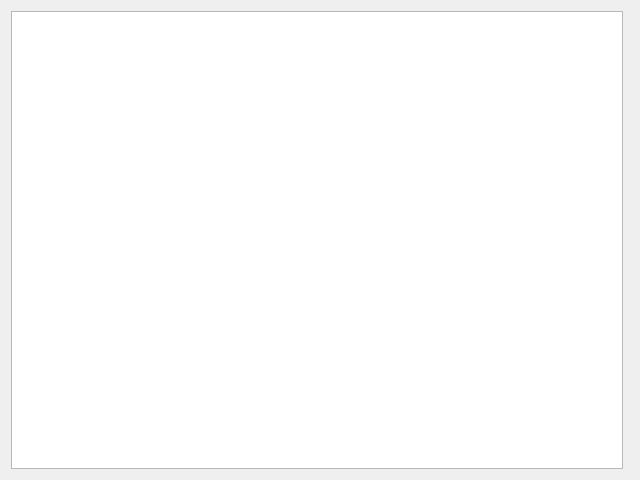
<?xml version="1.0" encoding="UTF-8"?>
<ui version="4.0">
 <class>SampleWidget</class>
 <widget class="QWidget" name="SampleWidget">
  <property name="geometry">
   <rect>
    <x>0</x>
    <y>0</y>
    <width>640</width>
    <height>480</height>
   </rect>
  </property>
  <property name="windowTitle">
   <string>Form</string>
  </property>
  <layout class="QHBoxLayout" name="horizontalLayout">
   <item>
    <widget class="QTableView" name="sampleTable">
     <property name="sortingEnabled">
      <bool>true</bool>
     </property>
     <attribute name="horizontalHeaderCascadingSectionResizes">
      <bool>true</bool>
     </attribute>
     <attribute name="horizontalHeaderStretchLastSection">
      <bool>true</bool>
     </attribute>
    </widget>
   </item>
   <item>
    <widget class="ImageWidget" name="widget" native="true"/>
   </item>
  </layout>
 </widget>
 <customwidgets>
  <customwidget>
   <class>ImageWidget</class>
   <extends>QWidget</extends>
   <header>aisi_joints.ui.ui.widgets.imagewidget.h</header>
   <container>1</container>
  </customwidget>
 </customwidgets>
 <resources/>
 <connections/>
</ui>
